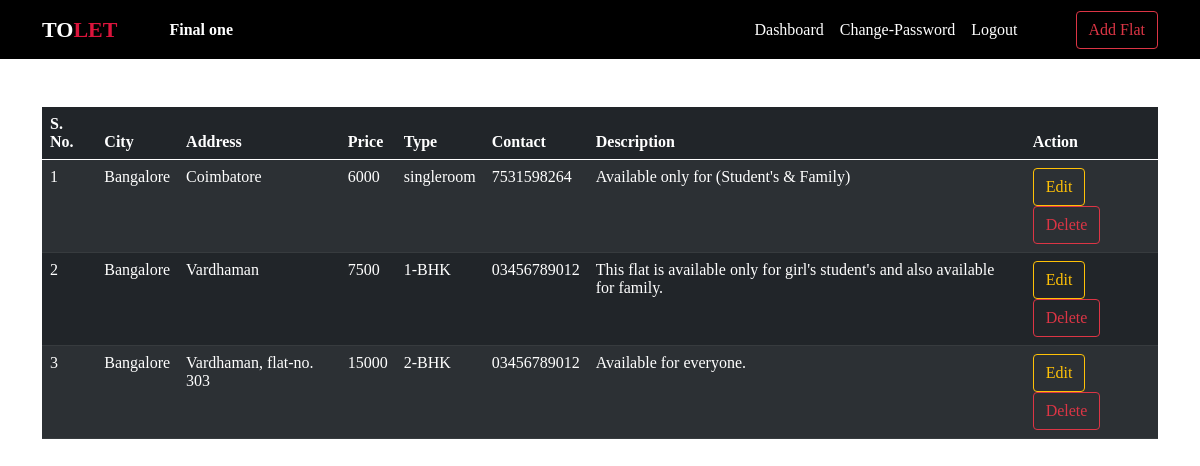
Page /ownerdashboard/ (signed in) on the earlier database version.
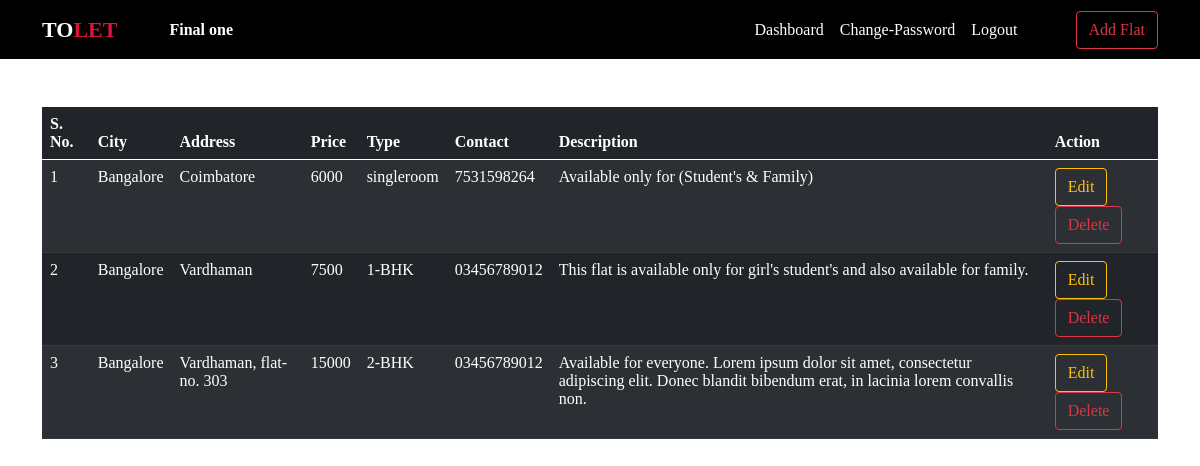
Same page on the later database version.
### AddFlat/models.py (models this page shows, shortened)
class AddFlat(models.Model):
    owner = models.ForeignKey(FlatOwner, on_delete=models.CASCADE)
    address = models.CharField(max_length=300)
    contact = models.CharField(max_length=20)
    price = models.CharField(max_length=50)
    flat_type = models.CharField(max_length=30, null=True)
    image = models.FileField(upload_to="media", null=True)
    city = models.CharField(max_length=200, null=True)
    desc = models.TextField()

### AddFlat/views.py (the view)
# urls.py: path('ownerdashboard/', OwnerDashBoard, name="ownerdashboard"),
def OwnerDashBoard(request):
    if not request.user.is_authenticated:
        return redirect("ownerlogin")
    user = request.user
    owner = FlatOwner.objects.get(user=user)
    data = AddFlat.objects.filter(owner=owner)
    d = {'data':data}
    return render(request, "OwnerPages/OwnerDashboard.html",d)

### AddFlat/templates/OwnerPages/OwnerDashboard.html
{% include 'Navbars/OwnerNavbar.html' %}
{% block content %}
{% load static %}
<link rel="stylesheet" href="{% static 'myfirst.css' %}">
<div class="container mt-5 container2">
    <table class="table table-dark table-striped table-hover">
        <thead>
            <tr>
                <th>S. No.</th>
                <th>City</th>
                <th>Address</th>
                <th>Price</th>
                <th>Type</th>
                <th>Contact</th>
                <th>Description</th>
                <th>Action</th>
            </tr>
        </thead>
        <tbody>
            {% for i in data %}
            <tr>
                <td>{{forloop.counter}}</td>
                <td>{{i.city}}</td>
                <td>{{i.address}}</td>
                <td>{{i.price}}</td>
                <td>{{i.flat_type}}</td>
                <td>{{i.contact}}</td>
                <td class="data-hide">{{i.desc}}</td>
                <td>
                    <a href="{% url 'editflat' i.id %}" class="btn btn-outline-warning">Edit</a>
                    <a href="{% url 'deleteflat' i.id %}" onclick="return confirm('Are you sure? You are deleting your added flat')" class="btn btn-outline-danger">Delete</a>
                </td>
            </tr>
            {% endfor %}
        </tbody>
    </table>
</div>
{% endblock content %}

Differences in the rows shown:
changed AddFlat "Vardhaman, flat-no. 303": desc "Available for everyone." → "Available for everyone. Lorem ipsum dolor sit amet, consectetur adipiscing elit. Donec blandit bibendum erat, in lacinia lorem convallis non."
